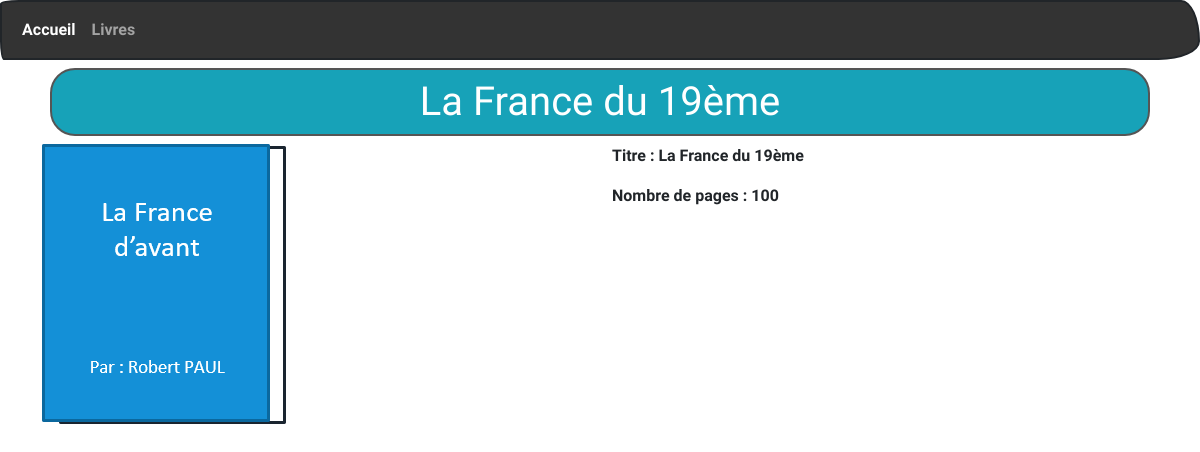
The page /les-livres/l/3 on the database its author committed.
### tables this page shows
CREATE TABLE `livres` (
  `id` int(11) NOT NULL,
  `titre` varchar(150) NOT NULL,
  `nbPages` int(11) NOT NULL,
  `image` varchar(150) NOT NULL
);

### controllers/LivresController.controller.php (called while the page is built, shortened)
<?php
    require_once "models/LivresManager.model.php";
    class LivresController {
        private $livresManager;
        function __construct() {
            $this->livresManager = new LivresManager();
            $this->livresManager->chargementLivres();
        }
        function viewAfficherUnLivre($id) {
            $livre = $this->livresManager->getLivreById($id);
            require "views/afficherUnLivre.view.php";
        }
    }
?>

### models/LivresManager.model.php (called while the page is built, shortened)
<?php
    require_once "PDOAccess.model.php";
    require_once "Livre.model.php";
    class LivresManager extends PDOAccess {
        private $tabLivres;
        function ajoutLivreDansTab($livre) {
            $this->tabLivres[] = $livre;
        }
        function chargementLivres() {
            $req = $this->getAccessBDD()->prepare("SELECT * FROM livres");
            $req->execute();
            $livres = $req->fetchAll(PDO::FETCH_ASSOC);
        }
        function getLivreById($id) {
            for ($i = 0 ; count($this->tabLivres) ; $i++) {
                if ($this->tabLivres[$i]->getId() === $id) {
                    return $this->tabLivres[$i];
                }
            }
        }
    }
?>

### models/Livre.model.php (called while the page is built, shortened)
<?php
    class Livre {
        private $id;
        private $titre;
        private $nbPages;
        private $image;
        function __construct($id, $titre, $nbPages, $image) {
            $this->id = $id;
            $this->titre = $titre;
            $this->nbPages = $nbPages;
            $this->image = $image;
        }
        function getId() {return $this->id;}
        function getTitre() {return $this->titre;}
        function getNbPages() {return $this->nbPages;}
        function getImage() {return $this->image;}
    }
?>

### models/PDOAccess.model.php (called while the page is built, shortened)
<?php
    abstract class PDOAccess {
        private static $pdo;
        private function setAccessBDD() {
            self::$pdo = new PDO("mysql:host=localhost;dbname=app_biblio;charset=utf8;", "root", "");
            self::$pdo->setAttribute(PDO::ATTR_ERRMODE, PDO::ERRMODE_WARNING);
        }
        protected function getAccessBDD() {
            return self::$pdo;
        }
    }
?>

### views/afficherUnLivre.view.php (the view, shortened to what this page needs)
    <div class="row">
        <div class="col-6">
            <img src="<?= URL ?>public/images/<?= $livre->getImage(); ?>" style="max-width: 350px; max-height: 450px">
        </div>
        <div class="col-6">
            <p>Titre : <?= $livre->getTitre(); ?></p>
            <p>Nombre de pages : <?= $livre->getNbPages(); ?></p>
        </div>
    </div>
<?php
    $titreH1 = $livre->getTitre();
    $content = ob_get_clean();
    require "template.php";
?>

### views/template.php (shortened to what this page needs)
<!DOCTYPE html>
<html lang="fr">
<head>
    <link rel="stylesheet" href="https://bootswatch.com/5/sketchy/bootstrap.min.css">
</head>
<body>
    <nav class="navbar navbar-expand-lg navbar-dark bg-primary">
        <div class="container-fluid">
            <div class="collapse navbar-collapse" id="navbarColor01">
                <ul class="navbar-nav me-auto">
                    <li class="nav-item">
                        <a class="nav-link active" href="<?= URL ?>accueil">Accueil
                        </a>
                    </li>
                    <li class="nav-item">
                        <a class="nav-link" href="<?= URL ?>les-livres">Livres</a>
                    </li>
                </ul>
            </div>
        </div>
    </nav>
    <div class="container">
        <h1 class="rounded border border-dark p-2 m-2 text-center text-white bg-info"><?= $titreH1 ?></h1>
        <?= $content ?>
    </div>
</body>
</html>

### rows shown on the page
livres: titre "La France du 19ème", image (picture), nbPages "100"
